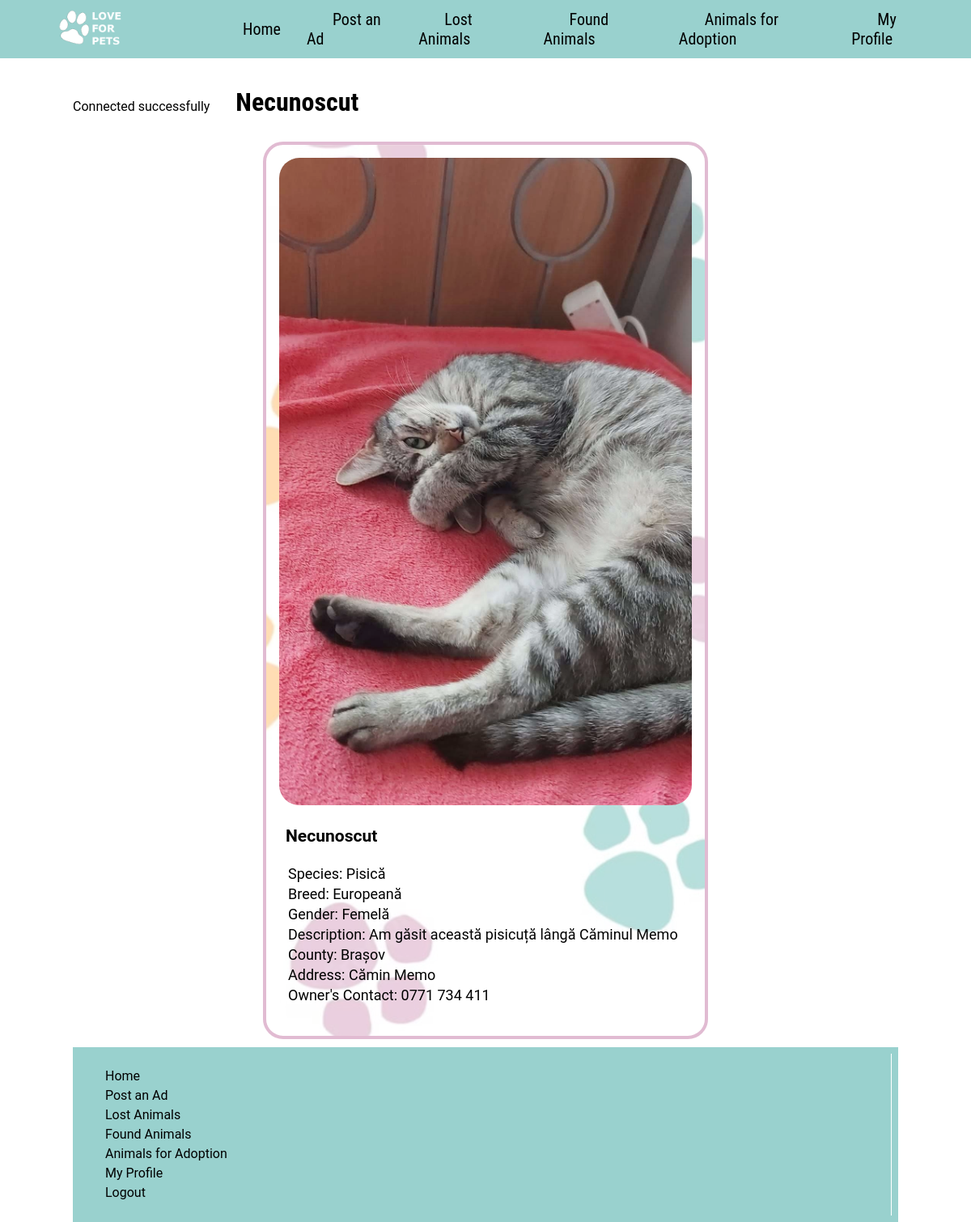
The page /foundinfo.php?id=5 (signed in) on the database its author committed.
### tables this page shows
CREATE TABLE `found` (
  `name` varchar(101) NOT NULL,
  `species` enum('Câine','Pisică') NOT NULL,
  `breed` varchar(101) NOT NULL,
  `gen` enum('Femelă','Mascul') NOT NULL,
  `description` varchar(101) NOT NULL,
  `city` varchar(101) NOT NULL,
  `location` varchar(255) NOT NULL,
  `date` varchar(101) NOT NULL,
  `image` varchar(601) NOT NULL,
  `id` int(101) NOT NULL,
  `contact` varchar(101) NOT NULL
);

### foundinfo.php (the view, shortened to what this page needs)
<!DOCTYPE html>
<html lang="en">
<head>
    <link rel="stylesheet" href="style.css">
</head>
<body>
    <nav>
        <div id="logo-img">
            <a href="index.php">
                <img src="img/logo.png">
            </a>
        </div>
        <ul>
            <li>
                <a href="index.php">Home</a>
            </li>
            <li>
                <a href="#report">Post an Ad</a>
            </li>
            <li>
                <a href="lost.php">Lost Animals</a>
            </li>
            <li>
                <a href="found.php">Found Animals</a>
            </li>
            <li>
                <a href="adopt.php">Animals for Adoption</a>
            </li>
            <li>
                <a href="profile.php">My Profile</a>
            </li>
        </ul>
    </nav>
    <main>
        <br><br><br><br>
        <?php
        $id = $_GET['id'];
        include('config.php');
        $count = "SELECT * FROM found where id=?";
        if ($stmt = $conn->prepare($count)) {
            $stmt->bind_param('i', $id);
            $stmt->execute();
            $result = $stmt->get_result();
            $row = $result->fetch_object();
            echo '<h2 class="section-heading">';
            echo $row->name;
            echo '</h2>';
            echo '<section> ';
            echo '<div class="card-separate">
            <div class="card-image-separate">'; ?>
            <img src="img/found/<?php echo $row->image; ?>" alt="Card Image">
            <?php echo "</a> </div>";
            echo '<div class="card-description-separate">
            <h3>'; ?> <?php echo $row->name; ?> <?php echo '</h3> </a>';
            echo "<table>";
            echo "<tr>";
            echo "<td> Species: " . $row->species . "</td>";
            echo "</tr>";
            echo "<tr>";
            echo "<td> Breed: " . $row->breed . "</td>";
            echo "</tr>";
            echo "<tr>";
            echo "<td> Gender: " . $row->gen . "</td>";
            echo "</tr>";
            echo "<tr>";
            echo "<td> Description: " . $row->description . "</td>";
            echo "</tr>";
            echo "<tr>";
            echo "<td> County: " . $row->city . "</td>";
            echo "</tr>";
            echo "<tr>";
            echo "<td> Address: " . $row->location . "</td>";
            echo "</tr>";
            echo "<tr>";
            echo "<td> Owner's Contact: " . $row->contact . "</td>";
            echo "</tr>";
            echo "</table>";
            echo "<br>";
            echo '</div> </div>';
        } else {
            echo $conn->error;
        }
        ?>
        </section>
        <footer>
            <div id="left-footer">
                <p>
                <ul>
                    <li>
                        <a href="index.php">Home</a>
                    </li>
                    <li>
                        <a href="#report">Post an Ad</a>
                    </li>
                    <li>
                        <a href="lost.php">Lost Animals</a>
                    </li>
                    <li>
                        <a href="found.php">Found Animals</a>
                    </li>
                    <li>
                        <a href="adopt.php">Animals for Adoption</a>
                    </li>
                    <li>
                        <a href="profile.php">My Profile</a>
                    </li>
                    <li>
                        <a href="logout.php">Logout</a>
                    </li>
                </ul>
                </p>
            </div>
        </footer>
    </main>
</body>
</html>

### style.css (style rules this page uses)
* { scroll-behavior: smooth; }
body { font-family: "Roboto", sans-serif; margin: 0; }
p { line-height: 1.5; }
main { margin: 0 auto; }
a { text-decoration: none; color: black; }
section { display: flex; justify-content: space-around; flex-wrap: wrap; }
.section-heading { font-size: 32px; font-family: "Roboto Condensed", sans-serif; transition: all 0.4s; display: inline-block; padding: 4px 32px; }
nav { height: 72px; background: #99d1ce; width: 100%; margin: 0; position: fixed; font-family: "Roboto Condensed", sans-serif; font-size: 20px; display: flex; justify-content: space-between; padding: 0 16px 0 0; box-sizing: border-box; z-index: 100; }
nav a { padding: 0 32px; color: black; transition: 0.4s; }
nav ul { display: flex; list-style: none; justify-content: space-around; align-items: center; height: 100%; margin: 0; }
#logo-img { display: flex; height: 100%; background: #99d1ce; padding: 0 32px; align-items: center; color: white; transition: 0.4s; }
#logo-img img { height: 100px; }
footer { background: #99d1ce; padding: 8px; color: black; display: flex; }
footer a { color: black; }
footer #left-footer { flex: 1; border-right: 1px solid #ffffff; padding-left: 32px; }
footer #left-footer ul { padding: 0; list-style: none; line-height: 1.5; }
@media (min-width: 720px) { main { width: 95%; } }
@media (min-width: 720px) { .card-separate { width: 50%; } }
@media (min-width: 720px) { .card-separate .card-image-separate img { width: 100%; height: auto; max-height: 800px; } }
@media (min-width: 1200px) { main { width: 85%; } }
.card-separate { padding: 16px; background: url("img/card.png"); background-size: cover; background-position: center; border: 4px solid #e1bbd2; border-radius: 25px; margin-bottom: 10px; font-size: large; }
.card-image-separate { transition: transform 0.4s; }
.card-image-separate img { border-radius: 25px; transition: 0.4s; opacity: 0.95; object-fit: cover; width: auto; height: 300px; }
.card-separate .card-description-separate { padding: 0 8px; }

### rows shown on the page
found: name "Necunoscut", image (picture), species "Pisică", breed "Europeană", gen "Femelă", description "Am găsit această pisicuță lângă Căminul Memo", city "Brașov", location "Cămin Memo", contact "0771 734 411"
